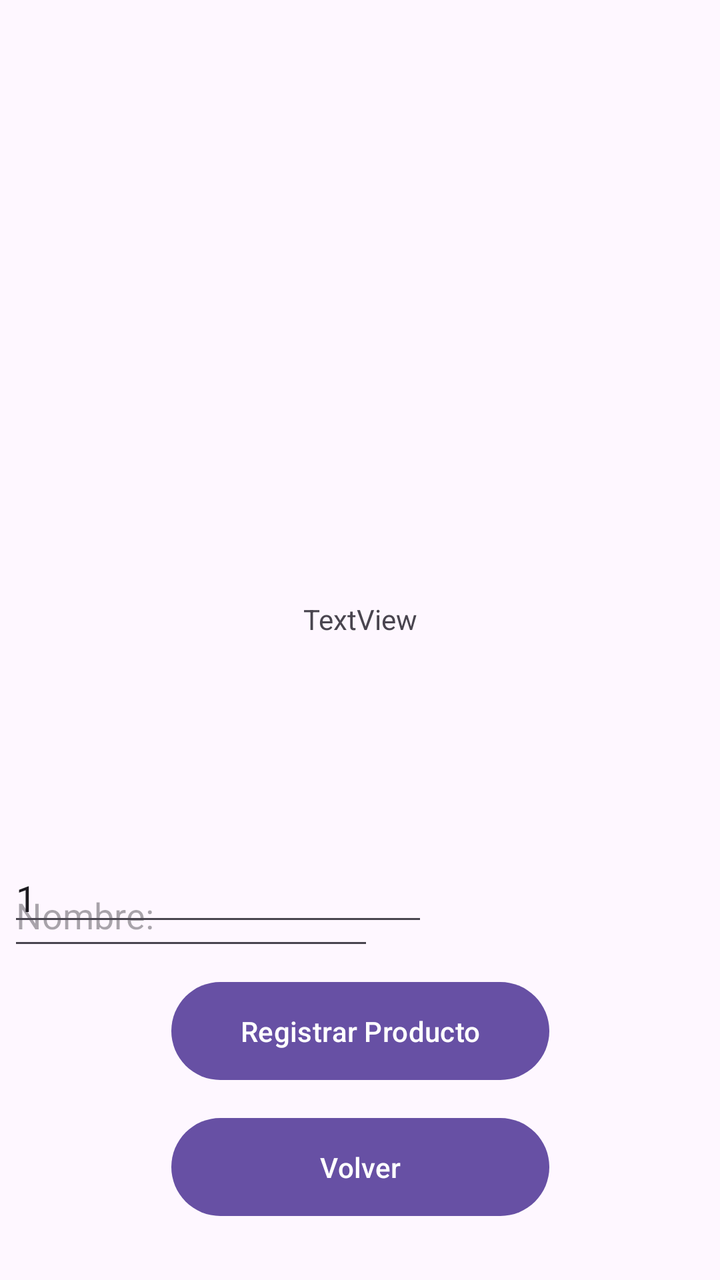
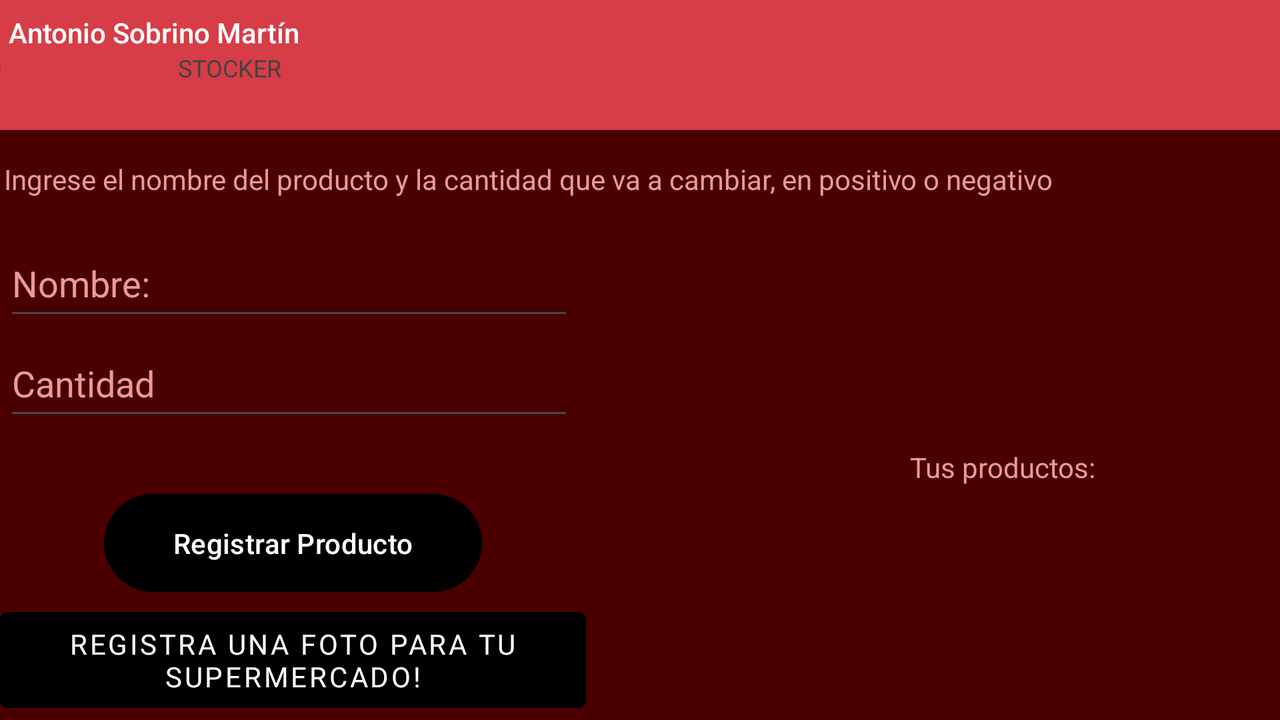

The same Android screen from two of the app's own layout files: first res/layout/ as a phone draws it, then the repository's variant for another configuration, drawn on a device whose configuration selects that folder. Both files follow.
<!-- AndroidManifest.xml: application theme Theme.Stocker2 -->
<!-- res/layout/activity_ingreso_productos.xml -->
<?xml version="1.0" encoding="utf-8"?>
<androidx.constraintlayout.widget.ConstraintLayout xmlns:android="http://schemas.android.com/apk/res/android"
    xmlns:app="http://schemas.android.com/apk/res-auto"
    xmlns:tools="http://schemas.android.com/tools"
    android:layout_width="match_parent"
    android:layout_height="match_parent"
    tools:context=".ActivityIngresoProductos">

    <Button
        android:id="@+id/btnvolver"
        android:layout_width="189dp"
        android:layout_height="57dp"
        android:layout_marginBottom="28dp"
        android:onClick="volver"
        android:text="@string/btnExit"
        app:layout_constraintBottom_toBottomOf="parent"
        app:layout_constraintEnd_toEndOf="parent"
        app:layout_constraintStart_toStartOf="parent" />

    <Button
        android:id="@+id/btnGuardarProducto"
        android:layout_width="189dp"
        android:layout_height="57dp"
        android:layout_marginBottom="96dp"
        android:text="@string/registrar_producto"
        app:layout_constraintBottom_toBottomOf="parent"
        app:layout_constraintEnd_toEndOf="parent"
        app:layout_constraintStart_toStartOf="parent" />

    <EditText
        android:id="@+id/etNombProd"
        android:layout_width="183dp"
        android:layout_height="48dp"
        android:layout_marginStart="4dp"
        android:layout_marginTop="432dp"
        android:ems="10"
        android:hint="@string/txtNomb"
        android:inputType="text"
        app:layout_constraintStart_toStartOf="parent"
        app:layout_constraintTop_toTopOf="parent" />

    <EditText
        android:id="@+id/etCantProd"
        android:layout_width="wrap_content"
        android:layout_height="wrap_content"
        android:layout_marginStart="4dp"
        android:layout_marginBottom="172dp"
        android:ems="10"
        android:hint="@string/numero_de_productos"
        android:inputType="text"
        android:text="@string/_1"
        app:layout_constraintBottom_toBottomOf="parent"
        app:layout_constraintStart_toStartOf="parent" />

    <TextView
        android:id="@+id/textView"
        android:layout_width="wrap_content"
        android:layout_height="wrap_content"
        android:layout_marginTop="300dp"
        android:text="TextView"
        app:layout_constraintEnd_toEndOf="parent"
        app:layout_constraintStart_toStartOf="parent"
        app:layout_constraintTop_toTopOf="parent" />
</androidx.constraintlayout.widget.ConstraintLayout>
<!-- resources referenced by this layout -->
<resources>
  <string name="_1">1</string>
  <string name="btnExit">Volver</string>
  <string name="numero_de_productos">Numero de Productos</string>
  <string name="registrar_producto">Registrar Producto</string>
  <string name="txtNomb">Nombre:</string>
  <style name="Theme.Stocker2" parent="Base.Theme.Stocker2" />
  <style name="Base.Theme.Stocker2" parent="Theme.Material3.DayNight.NoActionBar">
  
      </style>
</resources>
<!-- res/layout-land/activity_ingreso_productos.xml (the repository's variant of the layout above) -->
<!-- drawn on the phone turned sideways -->
<?xml version="1.0" encoding="utf-8"?>
<androidx.constraintlayout.widget.ConstraintLayout
    xmlns:android="http://schemas.android.com/apk/res/android"
    xmlns:app="http://schemas.android.com/apk/res-auto"
    xmlns:tools="http://schemas.android.com/tools"
    android:layout_width="match_parent"
    android:layout_height="match_parent"
    android:background="#4B0000"
    tools:context=".ActivityIngresoProductos">

    <include
        android:id="@+id/appbar"
        layout="@layout/toolbar"
        android:layout_width="728dp"
        android:layout_height="65dp"
        app:layout_constraintEnd_toEndOf="parent"
        app:layout_constraintStart_toStartOf="parent"
        app:layout_constraintTop_toTopOf="parent" />

    <Button
        android:id="@+id/btnFotoCosa"
        style="@style/ButtonStyle"
        android:layout_width="293dp"
        android:layout_height="60dp"
        android:backgroundTint="#000000"

        android:text="@string/registra_una_foto_para_tu_supermercado"
        app:layout_constraintStart_toStartOf="parent"
        app:layout_constraintTop_toBottomOf="@+id/btnGuardarProducto" />

    <ImageView
        android:id="@+id/imagenSuper"
        android:layout_width="147dp"
        android:layout_height="150dp"
        android:layout_marginTop="148dp"
        android:layout_marginEnd="16dp"
        app:layout_constraintEnd_toStartOf="@+id/SV1"
        app:layout_constraintTop_toBottomOf="@+id/textView"
        tools:srcCompat="@tools:sample/avatars" />

    <Button
        android:id="@+id/btnGuardarProducto"
        android:layout_width="189dp"
        android:layout_height="57dp"
        android:layout_marginStart="52dp"
        android:layout_marginTop="28dp"
        android:backgroundTint="#000000"
        android:text="@string/registrar_producto"
        app:layout_constraintStart_toStartOf="parent"
        app:layout_constraintTop_toBottomOf="@+id/etCantProd" />

    <EditText
        android:id="@+id/etNombProd"
        android:layout_width="285dp"
        android:layout_height="50dp"
        android:layout_marginStart="2dp"
        android:layout_marginTop="16dp"
        android:ems="10"
        android:hint="@string/txtNomb"
        android:inputType="text"
        android:textColor="#E89B9B"
        android:textColorHint="#E89B9B"
        app:layout_constraintStart_toStartOf="parent"
        app:layout_constraintTop_toBottomOf="@+id/textView" />

    <EditText
        android:id="@+id/etCantProd"
        android:layout_width="285dp"
        android:layout_height="50dp"
        android:layout_marginStart="2dp"
        android:ems="10"
        android:hint="@string/cantidad"
        android:inputType="text"
        android:textColor="#E89B9B"
        android:textColorHint="#E89B9B"
        app:layout_constraintStart_toStartOf="parent"
        app:layout_constraintTop_toBottomOf="@+id/etNombProd" />

    <TextView
        android:id="@+id/textView"
        android:layout_width="wrap_content"
        android:layout_height="wrap_content"
        android:layout_marginStart="2dp"
        android:layout_marginTop="80dp"
        android:text="@string/tvregProd"
        android:textAlignment="center"
        android:textColor="#E89B9B"
        app:layout_constraintStart_toStartOf="parent"
        app:layout_constraintTop_toTopOf="parent" />

    <TextView
        android:id="@+id/textView4"
        android:layout_width="wrap_content"
        android:layout_height="wrap_content"
        android:layout_marginTop="224dp"
        android:layout_marginEnd="92dp"
        android:text="@string/tus_productos"
        android:textColor="#E89B9B"
        app:layout_constraintEnd_toEndOf="parent"
        app:layout_constraintTop_toTopOf="parent" />

    <ScrollView
        android:id="@+id/SV1"
        android:layout_width="245dp"
        android:layout_height="152dp"
        android:layout_marginTop="4dp"
        android:layout_marginEnd="16dp"
        app:layout_constraintEnd_toEndOf="parent"
        app:layout_constraintTop_toBottomOf="@+id/textView4">

        <LinearLayout
            android:id="@+id/linearLayoutContainer"
            android:layout_width="match_parent"
            android:layout_height="wrap_content"
            android:orientation="vertical" />
    </ScrollView>

</androidx.constraintlayout.widget.ConstraintLayout>
<!-- res/layout/toolbar.xml (included above) -->
<?xml version="1.0" encoding="utf-8"?>
<androidx.appcompat.widget.Toolbar xmlns:android="http://schemas.android.com/apk/res/android"
    xmlns:app="http://schemas.android.com/apk/res-auto"
    xmlns:tools="http://schemas.android.com/tools"
    android:id="@+id/toolb"
    android:layout_width="match_parent"
    android:layout_height="wrap_content"
    android:background="#3E3640"
    android:backgroundTint="#980707"
    android:backgroundTintMode="add"
    android:minHeight="?attr/actionBarSize"
    android:theme="?attr/actionBarTheme"
    app:layout_constraintEnd_toEndOf="parent"
    app:layout_constraintStart_toStartOf="parent"
    app:layout_constraintTop_toTopOf="parent">

    <ImageView
        android:id="@+id/btn_atras"
        android:layout_width="wrap_content"
        android:layout_height="wrap_content"
        app:srcCompat="@android:drawable/ic_menu_revert" />

    <LinearLayout
        android:layout_width="wrap_content"
        android:layout_height="wrap_content"
        android:orientation="vertical"
        android:paddingBottom="16dp"
        app:layout_constraintBottom_toBottomOf="parent"
        app:layout_constraintEnd_toEndOf="parent"
        app:layout_constraintStart_toStartOf="parent"
        app:layout_constraintTop_toTopOf="parent"
        app:layout_constraintVertical_bias="0.0">

        <TextView
            android:id="@+id/textView2"
            style="@style/TextAppearance.AppCompat.Widget.ActionBar.Title"
            android:layout_width="match_parent"
            android:layout_height="wrap_content"
            android:text="@string/MiNombre"
            android:textColor="@color/white" />

        <TextView
            android:id="@+id/textView3"
            style="@style/TextAppearance.AppCompat.Widget.ActionBar.Subtitle"
            android:layout_width="221dp"
            android:layout_height="wrap_content"
            android:text="@string/appname"
            android:textAlignment="center"
            android:textColor="@color/cardview_dark_background" />
    </LinearLayout>

</androidx.appcompat.widget.Toolbar>
<!-- resources referenced by the variant -->
<!-- as the phone turned sideways resolves them -->
<resources>
  <color name="white">#FFFFFFFF</color>
  <string name="MiNombre">Antonio Sobrino Martín</string>
  <string name="appname">STOCKER</string>
  <string name="cantidad">Cantidad</string>
  <string name="registra_una_foto_para_tu_supermercado">Registra una foto para tu supermercado!</string>
  <string name="registrar_producto">Registrar Producto</string>
  <string name="tus_productos">Tus productos:</string>
  <string name="tvregProd">Ingrese el nombre del producto y la cantidad que va a cambiar, en positivo o negativo</string>
  <string name="txtNomb">Nombre:</string>
  <style name="ButtonStyle" parent="Widget.MaterialComponents.Button">
          <item name="android:layout_width">wrap_content</item>
          <item name="android:layout_height">wrap_content</item>
          <item name="android:textColor">#FFFFFF</item>
          <item name="android:fontFamily">sans-serif</item>
      </style>
  <style name="Theme.Stocker2" parent="Base.Theme.Stocker2" />
  <style name="Base.Theme.Stocker2" parent="Theme.Material3.DayNight.NoActionBar">
  
      </style>
</resources>
